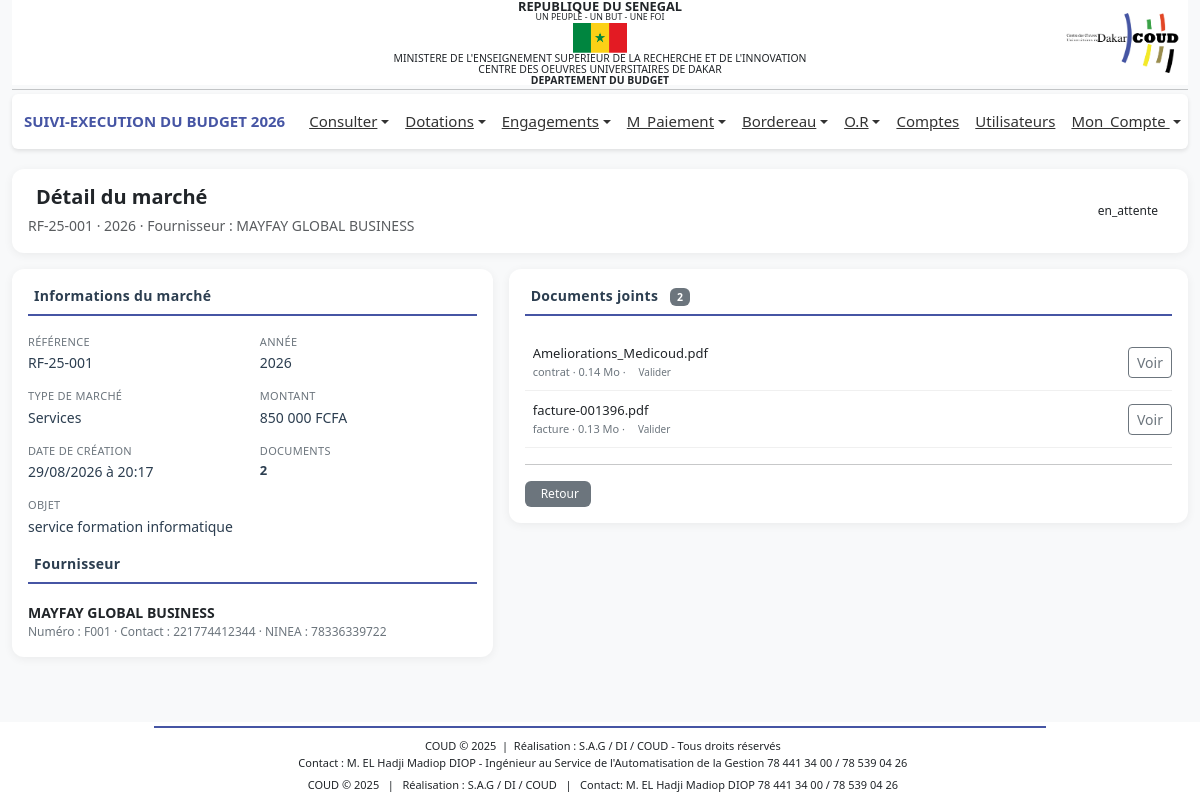
/payement/traitement_marche.php?id=3 (signed in), run on an earlier commit of the app's database.
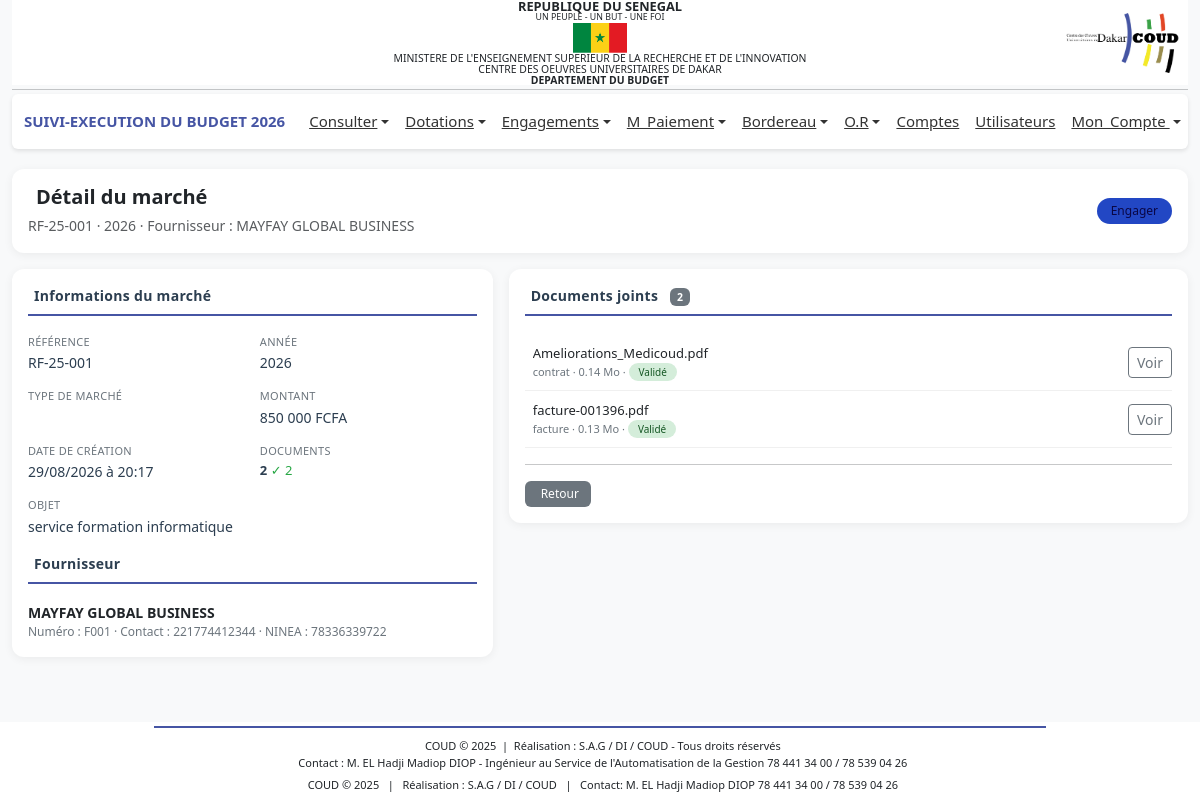
And on a later commit of the database.
### tables this page shows
CREATE TABLE IF NOT EXISTS `sigm_marches` (
  `id` int UNSIGNED NOT NULL AUTO_INCREMENT,
  `reference` varchar(100) NOT NULL,
  `annee` year NOT NULL,
  `montant` decimal(15,2) NOT NULL DEFAULT '0.00',
  `nature` varchar(100) NOT NULL,
  `type_marche` varchar(100) NOT NULL,
  `objet` text NOT NULL,
  `id_fournisseur` int NOT NULL,
  `statut` varchar(200) NOT NULL DEFAULT 'en_attente',
  `motif_annulation` text,
  `created_by` int DEFAULT NULL,
  `validated_by` int DEFAULT NULL,
  `cancelled_by` int DEFAULT NULL,
  `date_creation` datetime NOT NULL DEFAULT CURRENT_TIMESTAMP,
  `date_validation` datetime DEFAULT NULL,
  `date_annulation` datetime DEFAULT NULL,
  `updated_at` datetime DEFAULT NULL ON UPDATE CURRENT_TIMESTAMP,
  PRIMARY KEY (`id`),
  UNIQUE KEY `reference` (`reference`),
  KEY `idx_annee` (`annee`),
  KEY `idx_statut` (`statut`),
  KEY `idx_type_marche` (`nature`),
  KEY `idx_created_by` (`created_by`)
);

CREATE TABLE IF NOT EXISTS `sigm_marche_documents` (
  `id` int UNSIGNED NOT NULL AUTO_INCREMENT,
  `marche_id` int UNSIGNED NOT NULL,
  `nom_original` varchar(255) NOT NULL,
  `nom_fichier` varchar(255) NOT NULL,
  `chemin_fichier` varchar(500) NOT NULL,
  `type_document` varchar(150) NOT NULL,
  `extension` varchar(20) NOT NULL,
  `taille` bigint UNSIGNED NOT NULL DEFAULT '0',
  `statut` enum('en_attente','valide','annule') NOT NULL DEFAULT 'en_attente',
  `uploaded_by` int DEFAULT NULL,
  `date_upload` datetime NOT NULL DEFAULT CURRENT_TIMESTAMP,
  PRIMARY KEY (`id`),
  KEY `idx_marche_id` (`marche_id`),
  KEY `idx_statut` (`statut`),
  KEY `idx_type_document` (`type_document`)
);

CREATE TABLE IF NOT EXISTS `bud_fournisseur` (
  `idFourn` int NOT NULL AUTO_INCREMENT,
  `numFourn` varchar(50) DEFAULT NULL,
  `adresse` varchar(100) DEFAULT NULL,
  `nom` varchar(100) DEFAULT NULL,
  `nature` varchar(100) DEFAULT NULL,
  `ninea` varchar(20) DEFAULT NULL,
  `rccm` varchar(50) DEFAULT NULL,
  `email` varchar(100) DEFAULT NULL,
  `observations` text,
  `dateSys` datetime DEFAULT CURRENT_TIMESTAMP,
  `contact` varchar(100) DEFAULT NULL,
  `numAgrement` varchar(100) DEFAULT NULL,
  `fichierAgrement` varchar(255) DEFAULT NULL,
  PRIMARY KEY (`idFourn`)
);

### payement/traitement_marche.php (the view, shortened to what the changed rows need)
<?php
global $connexion;
$id = isset($_GET['id']) ? (int) $_GET['id'] : 0;
$sql = "
    SELECT
        m.*,
        f.nom AS nom_fournisseur,
        f.numFourn AS num_fournisseur,
        f.contact AS contact_fournisseur,
        f.ninea AS ninea_fournisseur,
        COUNT(d.id) AS nombre_documents,
        SUM(CASE WHEN d.statut = 'valide' THEN 1 ELSE 0 END) AS documents_valides,
        SUM(CASE WHEN d.statut = 'rejete' THEN 1 ELSE 0 END) AS documents_rejetes,
        SUM(CASE WHEN d.statut = 'en_entente' THEN 1 ELSE 0 END) AS documents_attente
    FROM sigm_marches m
    LEFT JOIN bud_fournisseur f ON f.idFourn = m.id_fournisseur
    LEFT JOIN sigm_marche_documents d ON d.marche_id = m.id
    WHERE m.id = ?
    GROUP BY m.id
";
$stmt = mysqli_prepare($connexion, $sql);
mysqli_stmt_bind_param($stmt, 'i', $id);
mysqli_stmt_execute($stmt);
$result = mysqli_stmt_get_result($stmt);
$marche = mysqli_fetch_assoc($result);
$sqlDocs = '
    SELECT *
    FROM sigm_marche_documents
    WHERE marche_id = ?
    ORDER BY date_upload ASC
';
$stmtDocs = mysqli_prepare($connexion, $sqlDocs);
mysqli_stmt_bind_param($stmtDocs, 'i', $id);
mysqli_stmt_execute($stmtDocs);
$documents = mysqli_stmt_get_result($stmtDocs);
include '../includes/header.php';
?>
<main class="container-fluid mt-3">
    <div class="card card-simple mb-3">
        <div class="card-body py-3">
            <div class="d-flex justify-content-between align-items-center flex-wrap gap-2">
                <div>
                    <h5 class="fw-bold text-dark mb-1">
                        Détail du marché
                    </h5>
                    <small class="text-muted">
                        <?= htmlspecialchars($marche['reference']) ?>
                        <?php if (!empty($marche['annee'])): ?>
                        · <?= htmlspecialchars($marche['annee']) ?>
                        <?php endif; ?>
                        · Fournisseur : <?= htmlspecialchars($marche['nom_fournisseur'] ?? 'Non défini') ?>
                    </small>
                </div>
                <div>
                    <span class="statut-badge <?= $marche['statut'] ?>">
                        <?php
                        $statuts = [
                            'en_entente' => 'En_entente',
                            'valide' => 'Validé',
                            'engager' => 'Engager',
                            'annule' => 'Annulé',
                            'rejete' => 'Rejeté'
                        ];
                        echo $statuts[$marche['statut']] ?? $marche['statut'];
                        ?>
                    </span>
                </div>
            </div>
        </div>
    </div>
    <div class="row g-3">
        <div class="col-lg-5">
            <div class="card card-simple">
                <div class="card-body">
                    <div class="info-grid">
                        <div>
                            <div class="info-label">Référence</div>
                            <div class="info-value"><?= htmlspecialchars($marche['reference']) ?></div>
                        </div>
                        <div>
                            <div class="info-label">Année</div>
                            <div class="info-value"><?= htmlspecialchars($marche['annee']) ?></div>
                        </div>
                        <div>
                            <div class="info-label">Type de marché</div>
                            <div class="info-value"><?= htmlspecialchars($marche['type_marche']) ?></div>
                        </div>
                        <div>
                            <div class="info-label">Montant</div>
                            <div class="info-value">
                                <?= number_format($marche['montant'], 0, ',', ' ') ?> FCFA
                            </div>
                        </div>
                        <div>
                            <div class="info-label">Date de création</div>
                            <div class="info-value">
                                <?= date('d/m/Y à H:i', strtotime($marche['date_creation'])) ?>
                            </div>
                        </div>
                        <div>
                            <div class="info-value doc-count">
                                <span class="total"><?= (int) $marche['nombre_documents'] ?></span>
                                <?php if ($marche['documents_valides'] > 0): ?>
                                <span class="valide" title="Validés">✓ <?= (int) $marche['documents_valides'] ?></span>
                                <?php endif; ?>
                            </div>
                        </div>
                        <div class="full-width">
                            <div class="info-label">Objet</div>
                            <div class="info-value">
                                <?= nl2br(htmlspecialchars($marche['objet'])) ?>
                            </div>
                        </div>
                    </div>
                    <?php if ($marche['nom_fournisseur']): ?>
                    <div class="section-title mt-3">
                        Fournisseur
                    </div>
                    <div class="fournisseur-info">
                        <div class="nom"><?= htmlspecialchars($marche['nom_fournisseur']) ?></div>
                        <div class="num">
                            <?php if ($marche['num_fournisseur']): ?>
                            Numéro : <?= htmlspecialchars($marche['num_fournisseur']) ?>
                            <?php endif; ?>
                            <?php if ($marche['contact_fournisseur']): ?>
                            · Contact : <?= htmlspecialchars($marche['contact_fournisseur']) ?>
                            <?php endif; ?>
                            <?php if ($marche['ninea_fournisseur']): ?>
                            · NINEA : <?= htmlspecialchars($marche['ninea_fournisseur']) ?>
                            <?php endif; ?>
                        </div>
                    </div>
                    <?php endif; ?>
                </div>
            </div>
        </div>
        <div class="col-lg-7">
            <div class="card card-simple">
                <div class="card-body">
                    <?php if (mysqli_num_rows($documents) > 0): ?>
                    <?php while ($doc = mysqli_fetch_assoc($documents)): ?>
                    <div class="document-item">
                        <div class="d-flex justify-content-between align-items-center gap-2">
                            <div class="d-flex align-items-center gap-2 flex-grow-1" style="min-width:0;">
                                <div class="flex-grow-1" style="min-width:0;">
                                    <div class="document-name text-truncate">
                                        <?= htmlspecialchars($doc['nom_original']) ?>
                                    </div>
                                    <div class="document-meta">
                                        <?= htmlspecialchars($doc['type_document']) ?>
                                        <?php if (!empty($doc['taille'])): ?>
                                        · <?= number_format($doc['taille'] / 1024 / 1024, 2) ?> Mo
                                        <?php endif; ?>
                                        · <span class="document-status <?= htmlspecialchars($doc['statut']) ?>">
                                            <?= $doc['statut'] === 'en_entente' ? 'En entente' : ($doc['statut'] == 'valide' ? 'Validé' : 'Valider') ?>
                                        </span>
                                    </div>
                                </div>
                            </div>
                            <div class="d-flex align-items-center gap-1">
                                <a href="../<?= htmlspecialchars($doc['chemin_fichier']) ?>" target="_blank"
                                    class="btn btn-outline-secondary btn-sm">
                                    <i class="bi bi-eye"></i> Voir
                                </a>
                            </div>
                        </div>
                    </div>
                    <?php endwhile; ?>
                    <?php endif; ?>
                </div>
            </div>
        </div>
    </div>
</main>
<?php include '../includes/footer.php'; ?>

What changed in the data, as far as the page shows it:
changed sigm_marches "RF-25-001": statut "en_attente" → "Engager"; type_marche "Services" → (not shown)
changed sigm_marche_documents "Ameliorations_Medicoud.pdf": statut "Valider" → "Validé"
changed sigm_marche_documents "facture-001396.pdf": statut "Valider" → "Validé"
Also different on the page:
$marche['documents_valides']: (not shown) → "2"
